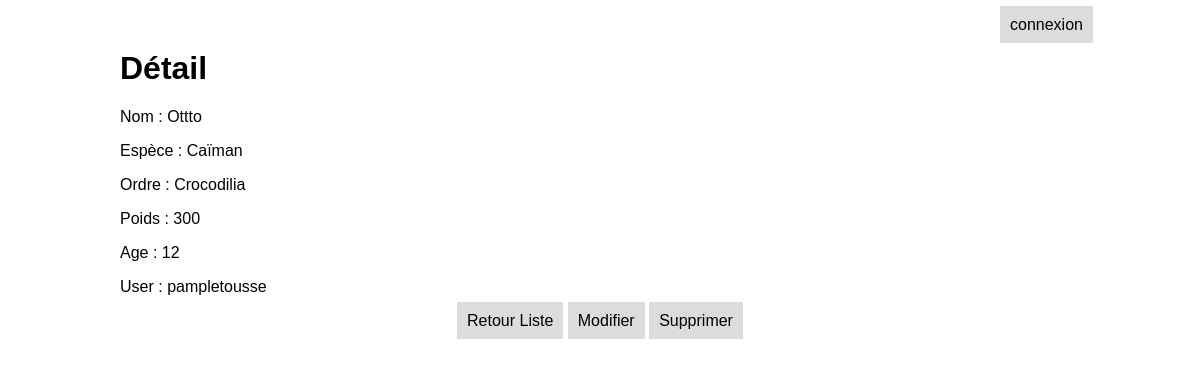
Screenshot of /detail/9 with the database file from the repository.
### reptiles_app/models.py (models this page shows)
class Reptile(models.Model):
    nom = models.CharField(max_length=100)
    nomEspece = models.CharField(max_length=200)
    ordre = models.CharField(max_length=200)
    age = models.PositiveIntegerField(default=0)
    poids = models.PositiveIntegerField()
    user = models.ForeignKey(User,on_delete=models.CASCADE)

### reptiles_app/views.py (the view)
# urls.py: path('detail/<int:pk>',views.detail,name='detail'),
def detail(request,pk):
    template = loader.get_template("reptiles/detail.html")
    reptile = get_object_or_404(Reptile,pk=pk)
    context = getUserContext(request)
    context['reptile']=reptile
    return HttpResponse(template.render(context,request))

### reptiles_app/views.py (called while the page is built)
def getUserContext(request):
    context={}
    if request.user.is_authenticated == False:
        nom = ""
        codeco = "connexion"
    else:
        nom = request.user.username
        codeco = "deconnexion"
    context["userContext"]=nom
    context["codeco"]=codeco
    return context

### reptiles_app/templates/reptiles/detail.html
{% extends "reptiles/layout.html" %}
{% block content %}
<h1>Détail</h1>
<p>Nom : {{reptile.nom}}</p>
<p>Espèce : {{reptile.nomEspece}}</p>
<p>Ordre : {{reptile.ordre}}</p>
<p>Poids : {{reptile.poids}}</p>
<p>Age : {{reptile.age}}</p>
<p>User : {{reptile.user}}</p>
<div class="btnBottom">
    <a href="{% url 'liste' %}" title="Liste">Retour Liste</a>
    <a href="{% url 'update' reptile.pk %}" title="Modifier">Modifier</a>
    <a href="{% url 'delete' reptile.pk %}" title="Supprimer">Supprimer</a>
</div>
{% endblock %}

### reptiles_app/static/css/style.css (style rules this page uses)
body { margin: 0; padding: 0; box-sizing: border-box; font-family: Arial, Helvetica, sans-serif; }
a { text-decoration: none; color: #000; background-color: rgb(220, 220, 220); padding: 10px; }
.btnBottom { display: block; text-align: center; margin: 0 auto; }

### rows the page displays
Reptile: nom "Ottto", nomEspece "Caïman", ordre "Crocodilia", poids "300", age "12", user "pampletousse"

### other values shown
{{ codeco }} "connexion"
